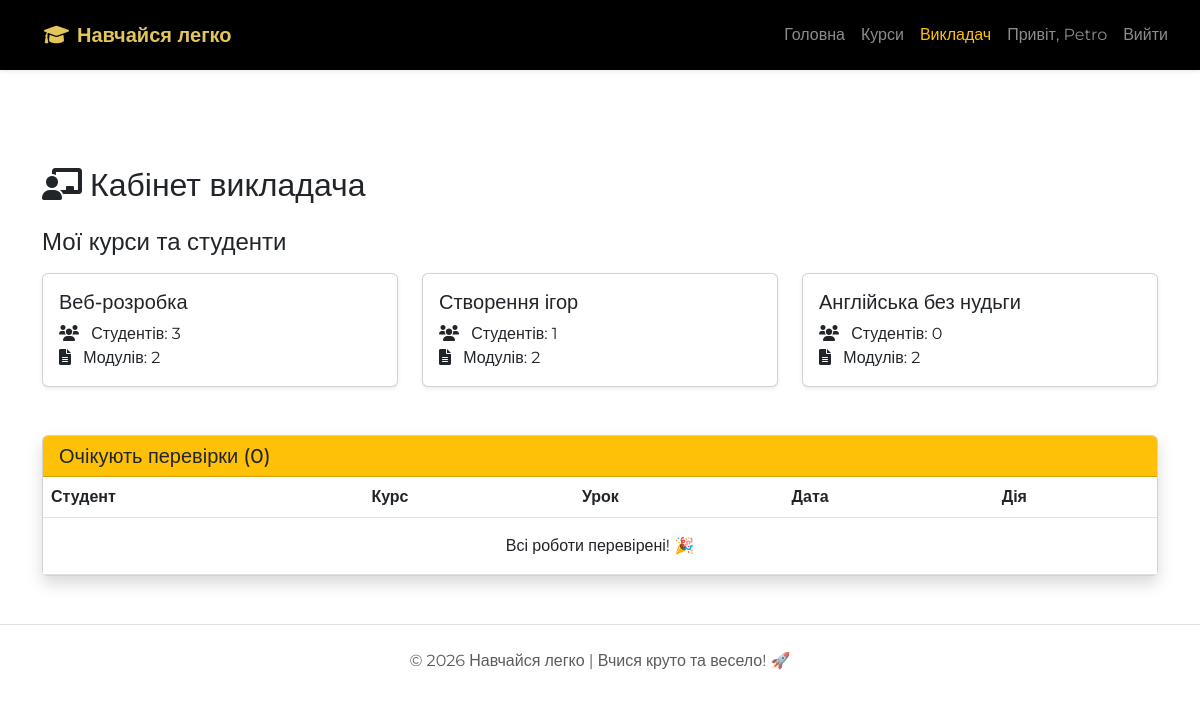
The app's page /teacher/dashboard/ (signed in), older data.
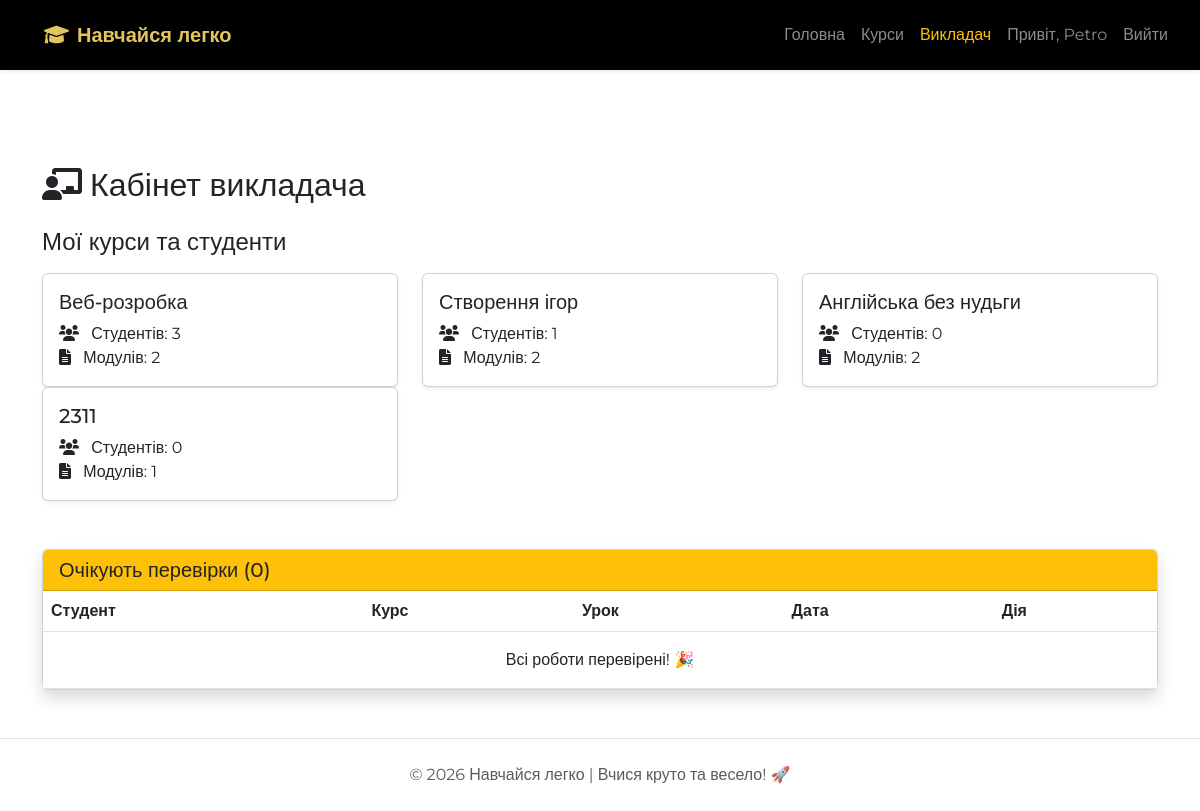
The same page, newer data.
### core/models.py (models this page shows, shortened)
class Course(models.Model):
    title = models.CharField(max_length=200, verbose_name="Назва")
    description = models.TextField(verbose_name="Опис")
    price = models.IntegerField(default=0, verbose_name="Ціна (грн)")
    duration = models.CharField(max_length=50, default="4 тижні", verbose_name="Тривалість")
    author = models.ForeignKey(settings.AUTH_USER_MODEL, on_delete=models.CASCADE)

### core/views.py (the view)
# urls.py: path('teacher/dashboard/', views.teacher_dashboard_view, name='teacher_dashboard'),
@login_required
def teacher_dashboard_view(request):
    if request.user.role not in ['teacher', 'admin']:
        return redirect('home')
    courses = Course.objects.all()
    submissions_to_grade = Submission.objects.filter(grade__isnull=True).order_by('created_at')
    return render(request, 'teacher_dashboard.html', {
        'courses': courses,
        'submissions_to_grade': submissions_to_grade
    })

### templates/teacher_dashboard.html
{% extends 'base.html' %}
{% block content %}
<main class="py-5 mt-5">
    <div class="container">
        <h2 class="mb-4"><i class="fas fa-chalkboard-teacher me-2"></i>Кабінет викладача</h2>
        <div class="row mb-5">
            <h4 class="mb-3">Мої курси та студенти</h4>
            {% for course in courses %}
            <div class="col-md-4">
                <div class="card shadow-sm h-100">
                    <div class="card-body">
                        <h5 class="card-title">{{ course.title }}</h5>
                        <p class="card-text">
                            <i class="fas fa-users me-2"></i> Студентів: {{ course.enrollments.count }}<br>
                            <i class="fas fa-file-alt me-2"></i> Модулів: {{ course.modules.count }}
                        </p>
                    </div>
                </div>
            </div>
            {% endfor %}
        </div>
        <div class="card shadow">
            <div class="card-header bg-warning text-dark">
                <h5 class="mb-0">Очікують перевірки ({{ submissions_to_grade.count }})</h5>
            </div>
            <div class="card-body p-0">
                <div class="table-responsive">
                    <table class="table table-hover mb-0">
                        <thead>
                            <tr>
                                <th>Студент</th>
                                <th>Курс</th>
                                <th>Урок</th>
                                <th>Дата</th>
                                <th>Дія</th>
                            </tr>
                        </thead>
                        <tbody>
                            {% for sub in submissions_to_grade %}
                            <tr>
                                <td>{{ sub.student.username }}</td>
                                <td>{{ sub.lesson.module.course.title }}</td>
                                <td>{{ sub.lesson.title }}</td>
                                <td>{{ sub.created_at|date:"d.m H:i" }}</td>
                                <td>
                                    <a href="{% url 'grade_submission' sub.id %}" class="btn btn-sm btn-primary">
                                        Перевірити
                                    </a>
                                </td>
                            </tr>
                            {% empty %}
                            <tr>
                                <td colspan="5" class="text-center py-3">Всі роботи перевірені! 🎉</td>
                            </tr>
                            {% endfor %}
                        </tbody>
                    </table>
                </div>
            </div>
        </div>
    </div>
</main>
{% endblock %}

Row changes from the older to the newer data that the page shows:
added Course: title "2311", enrollments.count "0", modules.count "1"
